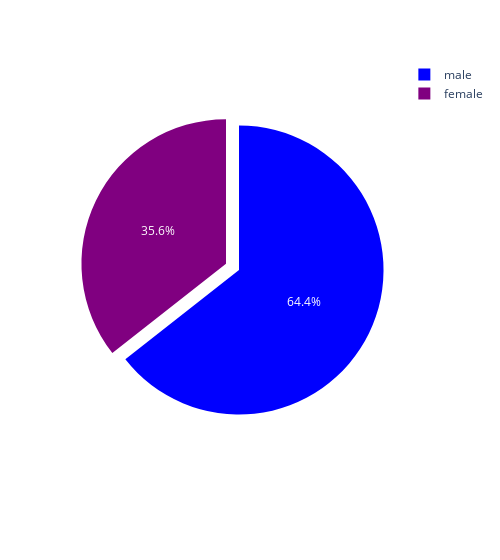

The notebook cell this image was saved under:
### Code cell
# piechart with plotly

fig_MaleFemale = px.pie(
    titanic_data, 
    names='sex', 
    color_discrete_sequence=['blue', 'purple'],
    width=500)

fig_MaleFemale.update_traces(pull=[0.1, 0])

fig_MaleFemale.show()

### Figure 1 — Plotly figure (JSON) as saved in the notebook; plotly's stock layout.template omitted (floating-point values rounded to 4 significant figures; data arrays with more than 128 entries replaced by an {"elided": "..."} marker saying what was removed)
{"data": [{"domain": {"x": [0, 1], "y": [0, 1]}, "hovertemplate": "sex=%{label}<extra></extra>", "labels": {"elided": "1309 str values"}, "legendgroup": "", "name": "", "pull": [0.1, 0], "showlegend": true, "type": "pie"}], "layout": {"legend": {"tracegroupgap": 0}, "margin": {"t": 60}, "piecolorway": ["blue", "purple"], "width": 500}}
